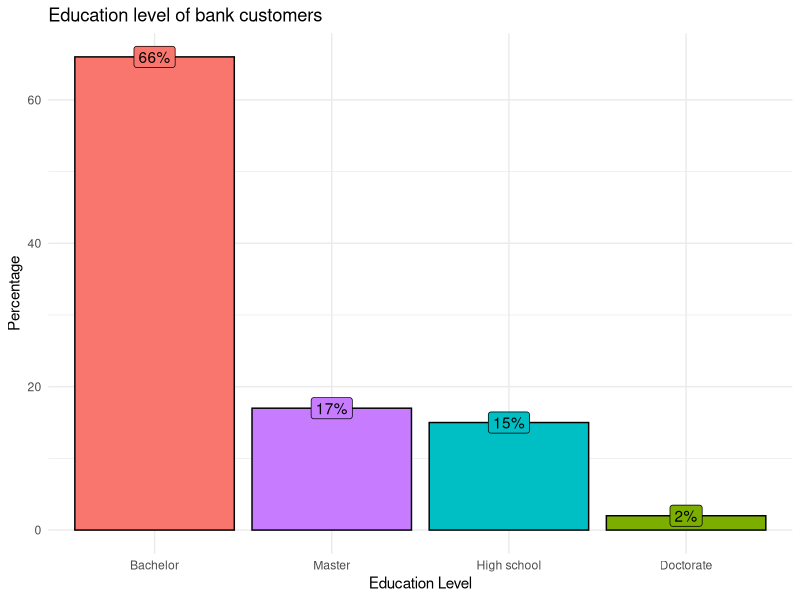
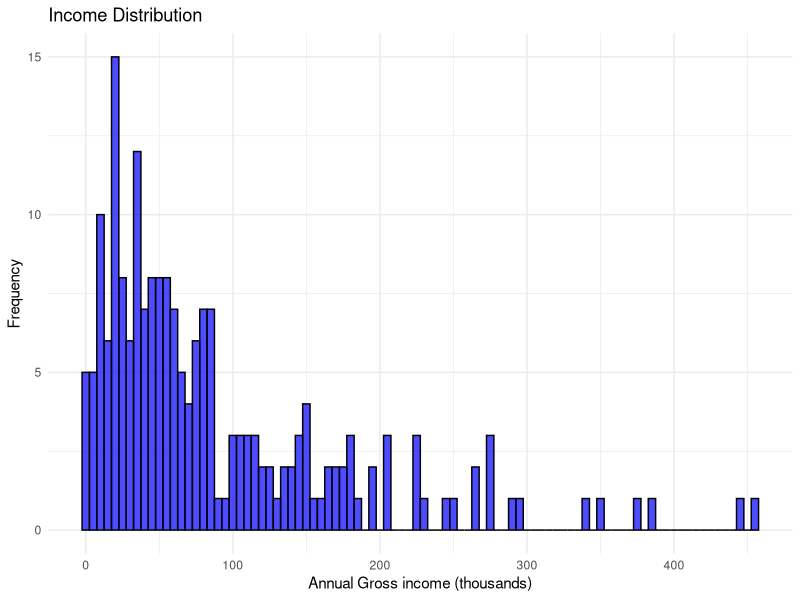
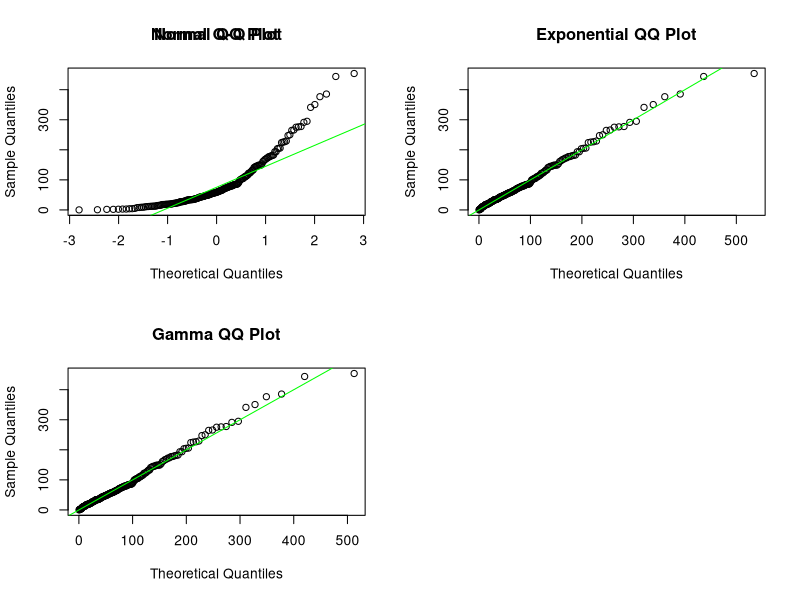
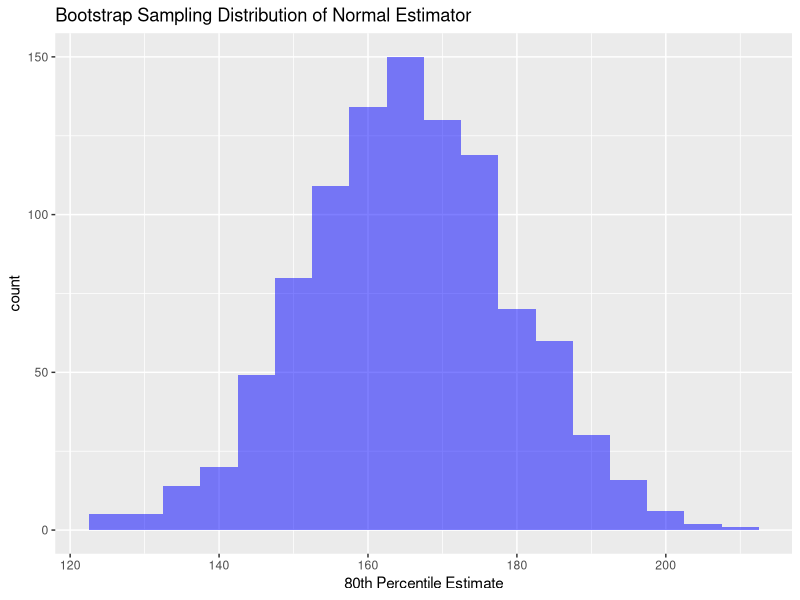
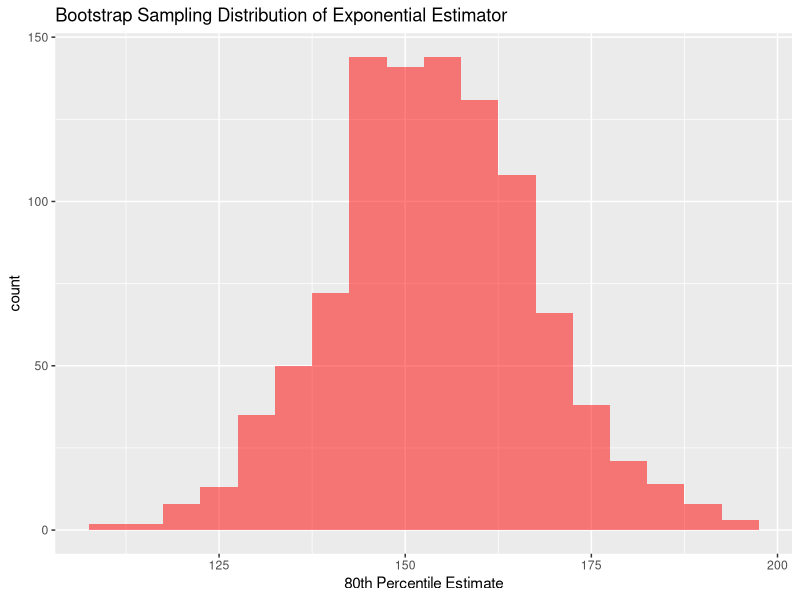
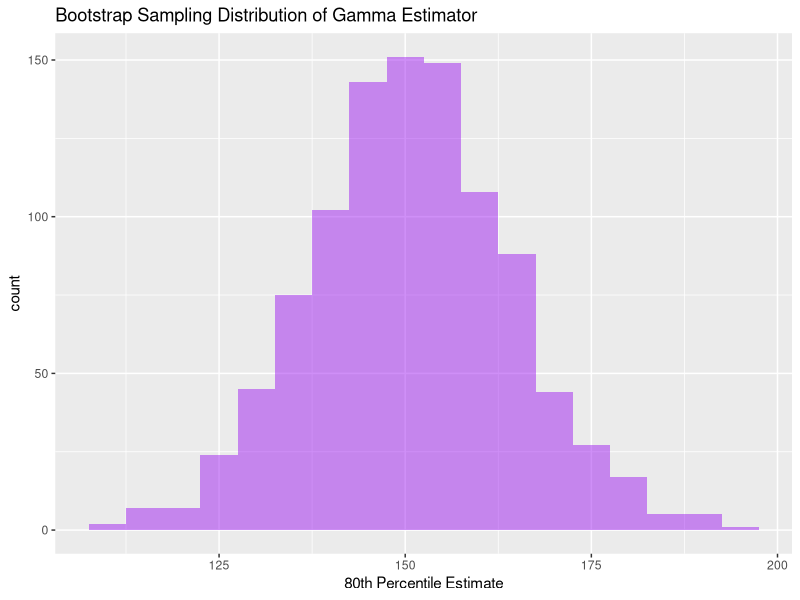
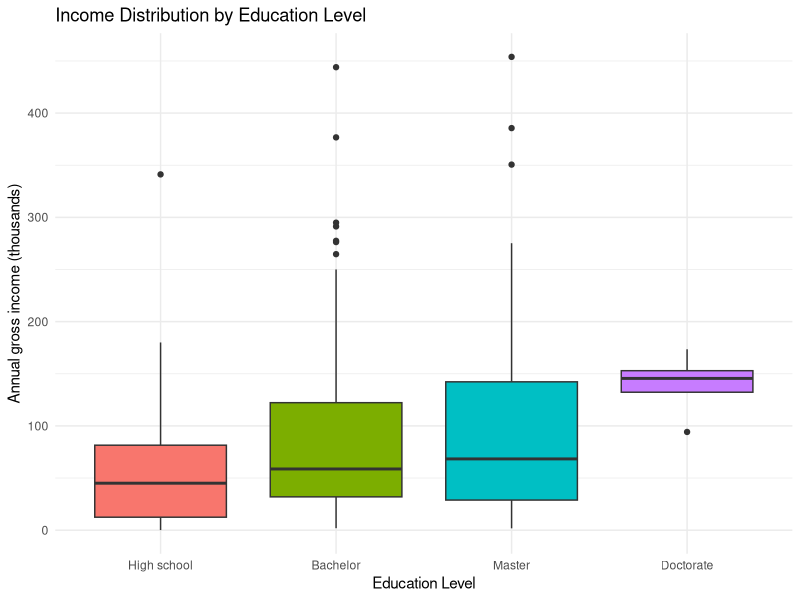
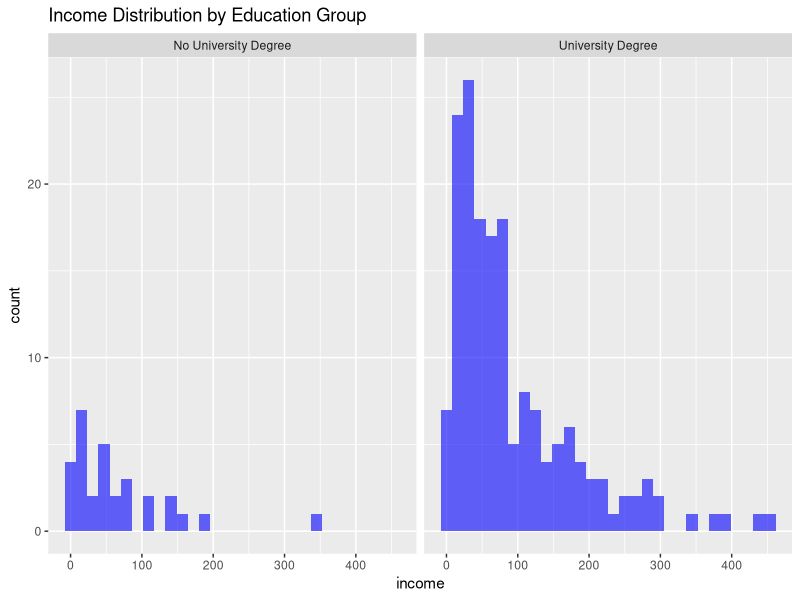

R code for these plots, in order:
## ---- chunk 1
#| echo: false
# Set up chunk for all slides
knitr::opts_chunk$set(
  fig.width = 6,
  fig.height = 4,
  fig.align = "center",
  out.width = "100%",
  code.line.numbers = FALSE,
  fig.retina = 4,
  echo = TRUE,
  message = FALSE,
  warning = FALSE,
  cache = FALSE,
  dev.args = list(pointsize = 11)
)
## ---- chunk 2
# Load necessary libraries
library(tidyverse)
library(kableExtra)
library(fitdistrplus)
library(ggplot2)
library(MASS)
library(boot)

# Load the dataset
data <- read_csv("data/banksurvey.csv")
## ---- chunk 3
# Descriptive bar plot
data %>% 
  group_by(education) %>% 
  summarise(perc = n()/nrow(data) * 100) %>% 
  as.data.frame() %>% 
  ggplot(aes(x = fct_reorder(education, -perc), 
             y = perc, 
             fill = education)) + 
  geom_col(color = "black") + 
  theme_minimal() + 
  labs(x = "Education Level", 
       y = "Percentage", 
       title = "Education level of bank customers") + 
  geom_label(aes(label = paste0(perc, "%"), 
                 vjust = 0.5)) + 
  guides(fill = "none")

## ---- chunk 4
# Histogram of incomes
ggplot(data, aes(x = income)) + 
  geom_histogram(binwidth = 5, fill = "blue", color = "black", alpha = 0.7) +
  labs(title = "Income Distribution", x = "Annual Gross income (thousands)", y = "Frequency") +
  theme_minimal()

## ---- chunk 5
# Descriptive statistics
summary_stats <- data |>
  summarize(
    Mean = round(mean(income), 1),
    Median = median(income),
    SD = round(sd(income), 1),
    Min = min(income),
    Max = max(income)
  )

kable(summary_stats, 
      caption = "Statistics of annual gross income of bank customers (thousands)")
## ---- chunk 6
# Fit normal distribution
fit_norm <- fitdist(data$income, "norm")
# Fit exponential distribution
fit_exp <- fitdist(data$income, "exp")
# Fit gamma distribution
fit_gamma <- fitdist(data$income, "gamma")

# Normal distribution summary
tibble(Parameter = c("Mean", "Standard Deviation"), 
       Estimate = fit_norm$estimate, 
       'Standard Error' = fit_norm$sd) %>% 
  kable(caption = "Maximum likelihood estimates of fitted normal distribution model")

# Exponential distribution summary
tibble(Parameter = "Rate", 
       Estimate = fit_exp$estimate, 
       'Standard Error' = fit_exp$sd) %>% 
  kable(caption = "Maximum likelihood estimates of fitted exponential distribution model")

# Gamma distribution summary
tibble(Parameter = c("Shape", "Rate"), 
       Estimate = fit_gamma$estimate, 
       'Standard Error' = fit_gamma$sd) %>% 
  kable(caption = "Maximum likelihood estimates of fitted gamma distribution model")

## ---- chunk 7
# QQ plots for the normal, exponential, and gamma distributions
par(mfrow = c(2, 2)) # Set up plot window for multiple plots

# QQ plot for normal distribution
qqnorm(data$income)
qqline(data$income,col = "green")
title("Normal QQ Plot")

# QQ plot for exponential distribution
qqplot(qexp(ppoints(length(data$income)), 
            rate = fit_exp$estimate), 
       sort(data$income), 
       xlab = "Theoretical Quantiles", 
       ylab = "Sample Quantiles")
abline(0, 1,col = "green")
title("Exponential QQ Plot")

# QQ plot for gamma distribution
qqplot(qgamma(ppoints(length(data$income)), 
              shape = fit_gamma$estimate[1], 
              rate = fit_gamma$estimate[2]), 
       sort(data$income), 
       xlab = "Theoretical Quantiles", 
       ylab = "Sample Quantiles")
abline(0, 1,col = "green")
title("Gamma QQ Plot")

## ---- chunk 8
# Estimate the 80th percentile using estimators based on fitted model
q80_normal <- qnorm(0.80, mean = fit_norm$estimate[1], sd = fit_norm$estimate[2])
q80_exponential <- qexp(0.80, rate=fit_exp$estimate)
q80_gamma <- qgamma(0.80, shape=fit_gamma$estimate[1], rate=fit_gamma$estimate[2])

# Create a tibble based on these results
results <- tibble(
  Distribution = c("Normal", "Exponential", "Gamma"),
  `80th Percentile Estimate` = c(q80_normal, q80_exponential, q80_gamma))


kable(results, caption = "80th Percentile Estimates based on Different Models")
## ---- chunk 9
# Using sample quantile to estimate
q80_sample <- quantile(data$income, probs = 0.80)

new_results <- tibble(
  Distribution = c("Normal", "Exponential", "Gamma","Sample"),
  `80th Percentile Estimate` = c(q80_normal, q80_exponential, q80_gamma,q80_sample))


kable(new_results, caption = "80th Percentile Estimates based on Different Models")
## ---- chunk 10
# Calculate the 95% CI for the estimates

# Normal distribution 95% CI
se_normal <- fit_norm$estimate[2] / sqrt(length(data$income))  
ci_normal <- q80_normal + c(-1.96, 1.96) * se_normal

# Exponential distribution 95% CI
se_exp <- sqrt(1 / (length(data$income) * fit_exp$estimate^2))
ci_exp <- q80_exponential + c(-1.96, 1.96) * se_exp

# Gamma distribution 95% CI
se_gamma <- sqrt(fit_gamma$estimate[1] / (fit_gamma$estimate[2]^2 * length(data$income)))
ci_gamma <- q80_gamma + c(-1.96, 1.96) * se_gamma

ci_results <- tibble(
  Distribution = c("Normal", "Exponential", "Gamma"),
  `80th Percentile Estimate` = c(q80_normal, q80_exponential, q80_gamma),
  `Lower Bound (95% CI)` = c(ci_normal[1], ci_exp[1], ci_gamma[1]),
  `Upper Bound (95% CI)` = c(ci_normal[2], ci_exp[2], ci_gamma[2])
)

kable(ci_results, caption = "80th Percentile Estimates and 95% Confidence Intervals for Different Distributions")
## ---- chunk 11

set.seed(2420)

true_mean <- 100  
lambda <- 1 / true_mean  
n_sample <- 100  
n_bootstrap <- 1000  

# Generate simulated data following an exponential distribution
original_data <- rexp(n_sample, rate = lambda)

# Define a function to calculate the 80th percentile
estimate_quantiles <- function(data, indices) {
  sample_data <- data[indices]  # Bootstrap
  
   # Fit normal, exponential, and gamma distributions
  normal_fit <- fitdist(sample_data, "norm")
  exp_fit <- fitdist(sample_data, "exp")
  gamma_fit <- fitdist(sample_data, "gamma")
  
  # Return to 80th percentile
  return(
  c(
    qnorm(0.80, mean = normal_fit$estimate[1], sd = normal_fit$estimate[2]),
    qexp(0.80, rate = exp_fit$estimate),
    qgamma(0.80, shape = gamma_fit$estimate[1], rate = gamma_fit$estimate[2])
  ))
}

# Bootstrap sampling
bootstrap_results <- boot(data = original_data, statistic = estimate_quantiles, R = n_bootstrap)

# Extract results
normal_estimates <- bootstrap_results$t[, 1]  
exp_estimates <- bootstrap_results$t[, 2]     
gamma_estimates <- bootstrap_results$t[, 3]   

# Calculate the bias and standard deviation
true_80th_percentile <- qexp(0.80, rate = lambda)
bias_normal <- mean(normal_estimates) - true_80th_percentile
bias_exp <- mean(exp_estimates) - true_80th_percentile
bias_gamma <- mean(gamma_estimates) - true_80th_percentile

sd_normal <- sd(normal_estimates)
sd_exp <- sd(exp_estimates)
sd_gamma <- sd(gamma_estimates)

# Print results
cat("Bias and SD for Normal Estimate:\n Bias:", bias_normal, " SD:", sd_normal, "\n")
cat("Bias and SD for Exponential Estimate:\n Bias:", bias_exp, " SD:", sd_exp, "\n")
cat("Bias and SD for Gamma Estimate:\n Bias:", bias_gamma, " SD:", sd_gamma, "\n")

## ---- chunk 12

# Visualize the sampling distribution of the normal estimator
ggplot(data.frame(normal_estimates), aes(x = normal_estimates)) +
  geom_histogram(binwidth = 5, fill = "blue", alpha = 0.5) +
  labs(title = "Bootstrap Sampling Distribution of Normal Estimator", x = "80th Percentile Estimate")
## ---- chunk 13
# Visualize the sampling distribution of the exponential estimator
ggplot(data.frame(exp_estimates), aes(x = exp_estimates)) +
  geom_histogram(binwidth = 5, fill = "red", alpha = 0.5) +
  labs(title = "Bootstrap Sampling Distribution of Exponential Estimator", x = "80th Percentile Estimate")
## ---- chunk 14
#Visualize the sampling distribution of the gamma estimator
ggplot(data.frame(gamma_estimates), aes(x = gamma_estimates)) +
  geom_histogram(binwidth = 5, fill = "purple", alpha = 0.5) +
  labs(title = "Bootstrap Sampling Distribution of Gamma Estimator", x = "80th Percentile Estimate")
## ---- chunk 15
# Recode education levels into two groups: "University Degree" vs "No University Degree"
data <- data |>
  mutate(education_group = ifelse(education %in% c("Bachelor", "Master", "Doctorate"), 
                                  "University Degree", "No University Degree"))

# Group summary of income by education group
income_education_summary <- data |>
  group_by(education_group) |>
  summarise(mean_income = round(mean(income), 1), 
            sd_income = round(sd(income), 1), 
            n = n())

kable(income_education_summary, 
      caption = "Income comparison of university degree holders")

## ---- chunk 16
# Order education levels
data$education <- factor(data$education, 
                         levels = c("High school", 
                                    "Bachelor", 
                                    "Master", 
                                    "Doctorate"))

# Boxplot comparing income across all education levels
ggplot(data, aes(x = education, y = income, fill = education)) +
  geom_boxplot() +
  theme_minimal() + 
  ggtitle('Income Distribution by Education Level') +
  xlab('Education Level') +
  ylab('Annual gross income (thousands)') + 
  guides(fill = "none")
## ---- chunk 17
# Subset data into two groups
university_graduates <- data |> filter(education_group == "University Degree")
non_graduates <- data |> filter(education_group == "No University Degree")

# Calculate the mean difference and confidence interval
mean_diff <- mean(university_graduates$income) - mean(non_graduates$income)

# Perform a t-test to get the confidence interval
t_test_result <- t.test(university_graduates$income, non_graduates$income, var.equal = FALSE)

# Print the results
kable(round(mean_diff, 1), 
      caption = "Difference in mean income (thousands)", 
      col.names = "")

kable(round(t_test_result$conf.int, 1), 
      caption = "95% confidence interval of difference in mean income (thousands)", 
      col.names = "")

## ---- chunk 18
# Histograms to check normality
ggplot(data, aes(x = income)) +
  geom_histogram(bins = 30, fill = 'blue', alpha = 0.6) +
  facet_wrap(~education_group) +
  ggtitle('Income Distribution by Education Group')

# Check the sample sizes of each group
table(data$education_group) %>% 
  kable(col.names = c("Education level", "Count"), 
        caption = "Sample size of education groups")
## ---- chunk 19

# Prior
n0 <- nrow(non_graduates)
n1 <- nrow(university_graduates)
alpha <- 1
beta <- 1

# Posterior
alpha_tilda0 <- alpha + n0
alpha_tilda1 <- alpha + n1
beta_tilda0 <- beta + sum(non_graduates$income)
beta_tilda1 <- beta + sum(university_graduates$income)

tibble(Parameter = c("N_0", "N_1","Alpha","Beta",
                     "Alpha_tilda_0","Alpha_tilda_1",
                     "Beta_tilda_0","Beta_tilda_1"), 
       Value = c(n0,n1,alpha,beta,alpha_tilda0,alpha_tilda1,
                 beta_tilda0,beta_tilda1), 
       Description = c("Number of those who doesn't have a university degree",
                       "Number of those who has a university degree",
                       "Shape of Gamma distribution",
                       "Rate of Gamma distribution",
                       "Updated shape of posterior(Gamma distribution) for non-uni",
                       "Updated shape of posterior(Gamma distribution) for uni",
                       "Updated rate of posterior(Gamma distribution) for non-uni",
                       "Updated rate of posterior(Gamma distribution) for uni")) %>% 
  kable(caption = "Parameter matrix")
## ---- chunk 20

# Simulate 10,000 examples
set.seed(2420)
lambda_0_samples <- rgamma(10000, shape = alpha_tilda0, rate = beta_tilda0)
lambda_1_samples <- rgamma(10000, shape = alpha_tilda1, rate = beta_tilda1)


p80_0 <- log(5) / lambda_0_samples
p80_1 <- log(5) / lambda_1_samples


p80_diff <- p80_1 - p80_0


credible_interval <- quantile(p80_diff, c(0.025, 0.975))


tibble('Credible interval' = credible_interval) %>% 
kable(caption = "95% credible interval of difference between 80th percentile incomes")

# Plot results
ggplot(data.frame(p80_diff), aes(x = p80_diff)) +
  geom_histogram(binwidth = 0.1, fill = "blue", alpha = 0.5) +
  labs(title = "Posterior Distribution of 80th Percentile Difference", x = "Difference in 80th Percentile")
